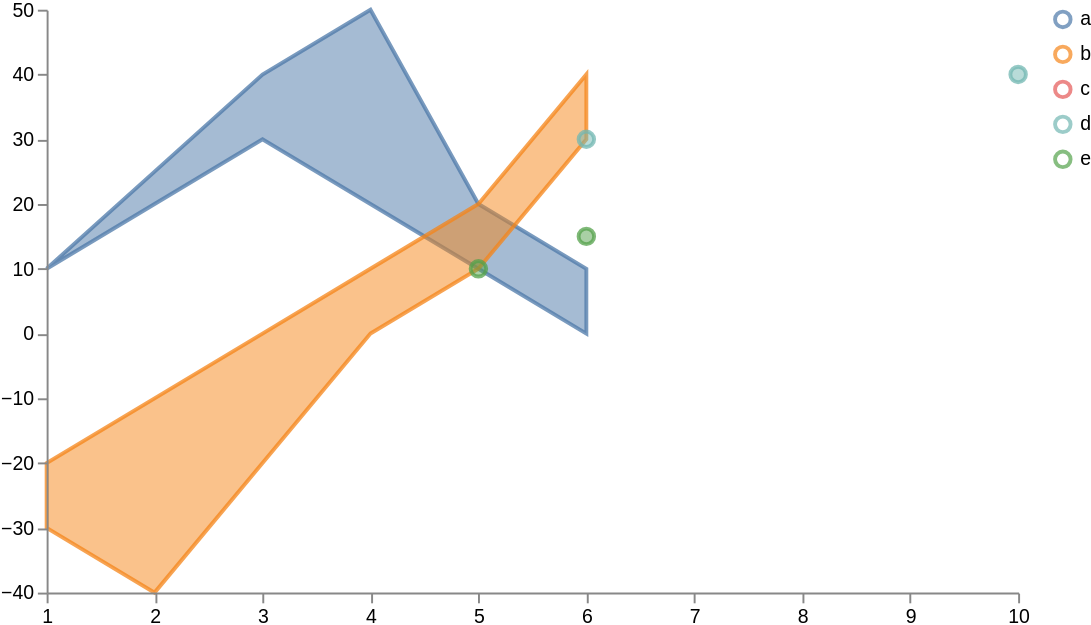

Write the Vega-Lite specification saved for this chart.
### Vega specification from a JSON file in a GitHub repository (floating-point values rounded to 4 significant figures)
{"$schema": "https://vega.github.io/schema/vega/v5.json", "width": 500, "height": 300, "scales": [{"name": "xscale", "type": "linear", "range": "width", "zero": false, "domain": {"fields": [{"data": "distributions", "field": "time"}, {"data": "tracks", "field": "time"}, {"data": "points", "field": "time"}]}}, {"name": "yscale", "type": "linear", "range": "height", "nice": true, "zero": true, "domain": {"fields": [{"data": "distributions", "field": "lower"}, {"data": "distributions", "field": "upper"}, {"data": "tracks", "field": "value"}, {"data": "points", "field": "value"}]}}, {"name": "color", "type": "ordinal", "range": "category", "domain": {"fields": [{"data": "distributions", "field": "trajectory"}, {"data": "tracks", "field": "trajectory"}, {"data": "points", "field": "trajectory"}]}}], "axes": [{"orient": "bottom", "scale": "xscale", "zindex": 100}, {"orient": "left", "scale": "yscale", "zindex": 100}], "signals": [{"name": "clear", "value": true, "on": [{"events": "mouseup[!event.item]", "update": "true", "force": true}]}, {"name": "shift", "value": false, "on": [{"events": "@legendSymbol:click, @legendLabel:click", "update": "event.shiftKey", "force": true}]}, {"name": "clicked", "value": null, "on": [{"events": "@legendSymbol:click, @legendLabel:click", "update": "{value: datum.value}", "force": true}]}], "legends": [{"stroke": "color", "encode": {"symbols": {"name": "legendSymbol", "interactive": true, "update": {"fill": {"value": "transparent"}, "strokeWidth": {"value": 2}, "opacity": [{"test": "!length(data('selected')) || indata('selected', 'value', datum.value)", "value": 0.7}, {"value": 0.15}], "size": {"value": 64}}}, "labels": {"name": "legendLabel", "interactive": true, "update": {"opacity": [{"test": "!length(data('selected')) || indata('selected', 'value', datum.value)", "value": 1}, {"value": 0.25}]}}}}], "marks": [{"type": "symbol", "name": "_points", "from": {"data": "points"}, "zindex": 3, "encode": {"update": {"x": {"scale": "xscale", "field": "time"}, "y": {"scale": "yscale", "field": "value"}, "strokeWidth": {"value": 2}, "fill": {"scale": "color", "field": "trajectory"}, "stroke": {"scale": "color", "field": "trajectory"}, "fillOpacity": [{"test": "!length(data('selected')) || indata('selected', 'value', datum.trajectory)", "value": 0.5}, {"value": 0.15}], "strokeOpacity": [{"test": "!length(data('selected')) || indata('selected', 'value', datum.trajectory)", "value": 0.75}, {"value": 0.15}]}, "hover": {"fillOpacity": {"value": 0.9}}}}, {"type": "group", "name": "_tracks", "zindex": 2, "from": {"facet": {"name": "track_split", "data": "tracks", "groupby": "trajectory"}}, "marks": [{"type": "line", "name": "_tracks", "from": {"data": "track_split"}, "encode": {"update": {"x": {"scale": "xscale", "field": "time"}, "y": {"scale": "yscale", "field": "value"}, "strokeWidth": {"value": 2}, "stroke": {"scale": "color", "field": "trajectory"}, "interpolate": {"value": "linear"}, "fillOpacity": [{"test": "!length(data('selected')) || indata('selected', 'value', datum.trajectory)", "value": 0.5}, {"value": 0.15}], "strokeOpacity": [{"test": "!length(data('selected')) || indata('selected', 'value', datum.trajectory)", "value": 0.75}, {"value": 0.15}]}, "hover": {"fillOpacity": {"value": 0.9}}}}]}, {"type": "group", "name": "_distributions", "zindex": 1, "from": {"facet": {"name": "trajectory_split", "data": "distributions", "groupby": "trajectory"}}, "marks": [{"type": "area", "from": {"data": "trajectory_split"}, "encode": {"update": {"x": {"scale": "xscale", "field": "time"}, "y": {"scale": "yscale", "field": "upper"}, "y2": {"scale": "yscale", "field": "lower"}, "interpolate": {"value": "linear"}, "strokeWidth": {"value": 2}, "fill": {"scale": "color", "field": "trajectory"}, "stroke": {"scale": "color", "field": "trajectory"}, "fillOpacity": [{"test": "!length(data('selected')) || indata('selected', 'value', datum.trajectory)", "value": 0.5}, {"value": 0.15}], "strokeOpacity": [{"test": "!length(data('selected')) || indata('selected', 'value', datum.trajectory)", "value": 0.75}, {"value": 0.15}]}, "hover": {"fillOpacity": {"value": 0.9}}}}]}], "data": [{"name": "distributions", "values": [{"time": 1, "upper": 10, "lower": 10, "trajectory": "a"}, {"time": 2, "upper": 20, "lower": 25, "trajectory": "a"}, {"time": 3, "upper": 30, "lower": 40, "trajectory": "a"}, {"time": 4, "upper": 20, "lower": 50, "trajectory": "a"}, {"time": 5, "upper": 10, "lower": 20, "trajectory": "a"}, {"time": 6, "upper": 0, "lower": 10, "trajectory": "a"}, {"time": 1, "upper": -30, "lower": -20, "trajectory": "b"}, {"time": 2, "upper": -40, "lower": -10, "trajectory": "b"}, {"time": 3, "upper": -20, "lower": 0, "trajectory": "b"}, {"time": 4, "upper": 0, "lower": 10, "trajectory": "b"}, {"time": 5, "upper": 10, "lower": 20, "trajectory": "b"}, {"time": 6, "upper": 30, "lower": 40, "trajectory": "b"}]}, {"name": "tracks", "values": [{"time": 6, "value": 30, "trajectory": "c"}, {"time": 6, "value": 30, "trajectory": "d"}]}, {"name": "points", "values": [{"time": 6, "value": 30, "trajectory": "d"}, {"time": 10, "value": 40, "trajectory": "d"}, {"time": 5, "value": 10, "trajectory": "e"}, {"time": 6, "value": 15, "trajectory": "e"}]}, {"name": "selected", "on": [{"trigger": "clear", "remove": true}, {"trigger": "!shift", "remove": true}, {"trigger": "!shift && clicked", "insert": "clicked"}, {"trigger": "shift && clicked", "toggle": "clicked"}]}]}
